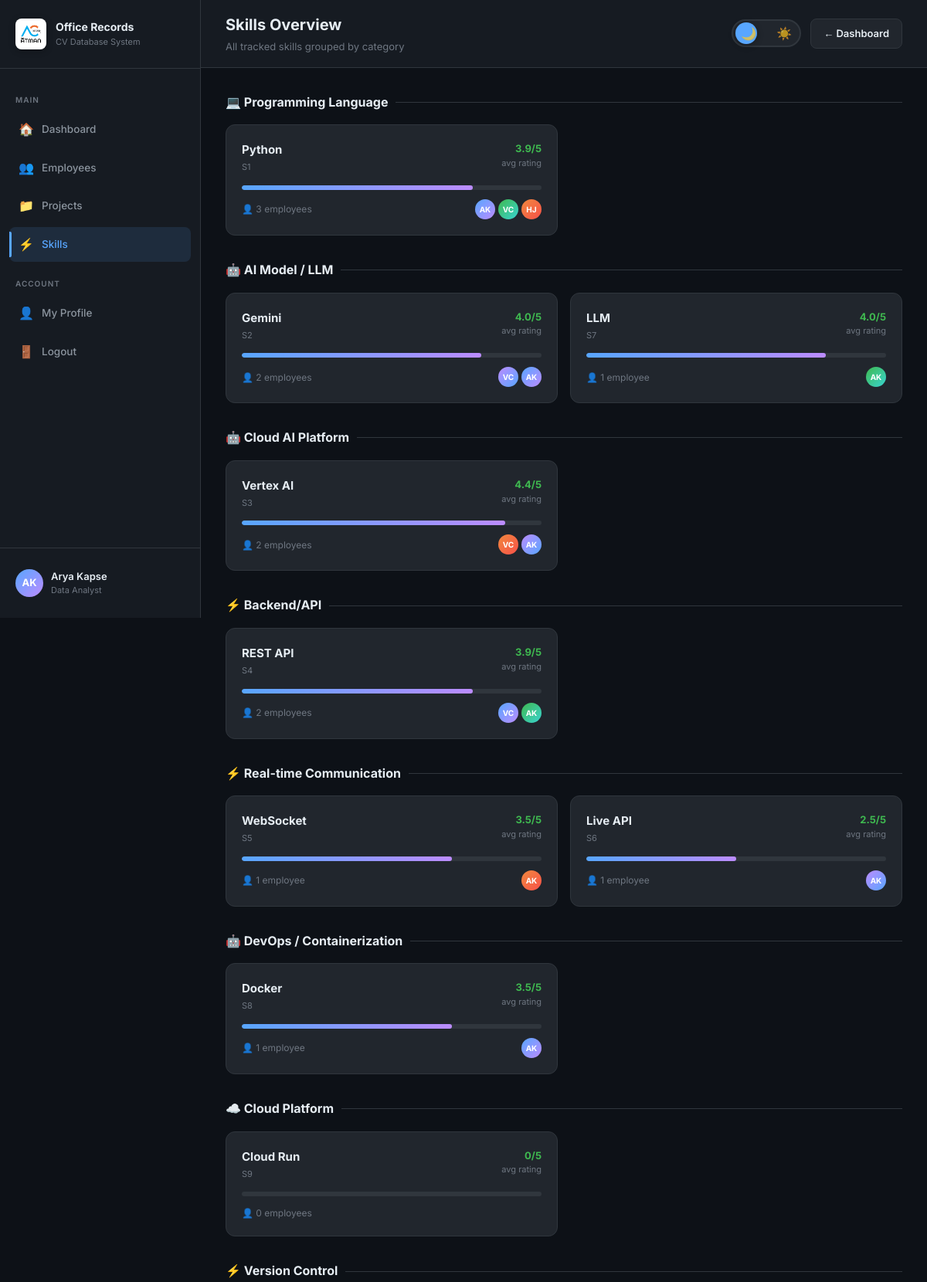
The page /skills/ (signed in, upper part) on the database its author committed.
### records/models.py (models this page shows, shortened)
class Employee(models.Model):
    ROLE_HR = 'HR'
    ROLE_MANAGER = 'Manager'
    ROLE_EMPLOYEE = 'Employee'
    ROLE_CHOICES = [
        ('HR', 'HR'),
        ('Manager', 'Manager'),
        ('Employee', 'Employee'),
    ]
    emp_id = models.IntegerField(primary_key=True)
    emp_name = models.CharField(max_length=200)
    IAM = models.CharField(max_length=20, choices=ROLE_CHOICES, default='Employee')
    password = models.CharField(max_length=100)
    email = models.EmailField(max_length=200, blank=True, null=True)
    profile_summary = models.TextField(blank=True, null=True)
    linkedin_url = models.CharField(max_length=300, blank=True, null=True)
    github_portfolio_url = models.CharField(max_length=300, blank=True, null=True)
    joining_date = models.CharField(max_length=50, blank=True, null=True)
    manager_id = models.IntegerField(blank=True, null=True)
    designation = models.CharField(max_length=200, blank=True, null=True)
    experience = models.CharField(max_length=50, blank=True, null=True)
    total_utilization = models.FloatField(default=0, blank=True, null=True)
    class Meta:
        db_table = 'employee'
    def get_initials(self):
        parts = self.emp_name.split()
        return ''.join(p[0].upper() for p in parts[:2])

class Skill(models.Model):
    skill_id = models.CharField(max_length=20, primary_key=True)
    skill_name = models.CharField(max_length=200)
    category = models.CharField(max_length=200, blank=True, null=True)
    class Meta:
        db_table = 'skill'

class EmployeeSkill(models.Model):
    employee = models.ForeignKey(Employee, on_delete=models.CASCADE, related_name='employee_skills', db_column='emp_id')
    skill = models.ForeignKey(Skill, on_delete=models.CASCADE, related_name='employee_skills', db_column='skill_id')
    aggregate_rating = models.FloatField(blank=True, null=True)
    class Meta:
        db_table = 'employee_skill'
        unique_together = ('employee', 'skill')

### records/views.py (the view)
    def wrapper(request, *args, **kwargs):
        if not request.session.get('emp_id'):
            return redirect('records:login')
        return view_func(request, *args, **kwargs)

### records/views.py (called while the page is built)
def login_required_custom(view_func):
    def wrapper(request, *args, **kwargs):
        if not request.session.get('emp_id'):
            return redirect('records:login')
        return view_func(request, *args, **kwargs)
    wrapper.__name__ = view_func.__name__
    return wrapper

@login_required_custom
def skills_view(request):
    skills = Skill.objects.all().prefetch_related('employee_skills__employee')
    categories = {}
    for skill in skills:
        cat = skill.category or 'Other'
        if cat not in categories:
            categories[cat] = []
        emp_count = skill.employee_skills.count()
        avg_rating = skill.employee_skills.aggregate(avg=Avg('aggregate_rating'))['avg'] or 0
        categories[cat].append({
            'skill': skill,
            'emp_count': emp_count,
            'avg_rating': round(avg_rating, 1),
            'avg_pct': int((avg_rating / 5) * 100),
        })
    current_emp = Employee.objects.filter(emp_id=request.session.get('emp_id')).first()
    context = {
        'categories': categories,
        'current_emp': current_emp,
    }
    return render(request, 'records/skills.html', context)

### templates/records/skills.html (shortened to what this page needs)
{% extends "records/base.html" %}
{% block page_title %}Skills Overview{% endblock %}
{% block page_sub %}All tracked skills grouped by category{% endblock %}
{% block topbar_actions %}
<a href="{% url 'records:dashboard' %}" class="btn btn-secondary">← Dashboard</a>
{% endblock %}
{% block content %}
{% for category, items in categories.items %}
<div class="mb-32">
  <div class="section-title">
    {% if 'programming' in category|lower %}💻
    {% elif 'ai' in category|lower or 'llm' in category|lower %}🤖
    {% elif 'cloud' in category|lower %}☁️
    {% elif 'framework' in category|lower %}⚙️
    {% elif 'database' in category|lower %}🗄️
    {% else %}⚡
    {% endif %}
    {{ category }}
  </div>
  <div style="display:grid;grid-template-columns:repeat(auto-fill,minmax(300px,1fr));gap:16px">
    {% for item in items %}
    <div class="card" style="padding:20px">
      <div style="display:flex;align-items:flex-start;justify-content:space-between;margin-bottom:14px">
        <div>
          <div style="font-size:15px;font-weight:700;color:var(--text-primary)">{{ item.skill.skill_name }}</div>
          <div style="font-size:11px;color:var(--text-muted);margin-top:2px">{{ item.skill.skill_id }}</div>
        </div>
        <div style="text-align:right">
          <div style="font-size:13px;color:var(--accent-green);font-weight:700">{{ item.avg_rating }}/5</div>
          <div style="font-size:11px;color:var(--text-muted)">avg rating</div>
        </div>
      </div>
      <div class="skill-bar-bg" style="margin-bottom:12px">
        <div class="skill-bar-fill" data-pct="{{ item.avg_pct }}"></div>
      </div>
      <div style="display:flex;align-items:center;justify-content:space-between">
        <span style="font-size:12px;color:var(--text-muted)">
          👤 {{ item.emp_count }} employee{{ item.emp_count|pluralize }}
        </span>
        <div style="display:flex;gap:4px">
          {% for es in item.skill.employee_skills.all|slice:":4" %}
          <a href="{% url 'records:employee_detail' es.employee.emp_id %}"
             title="{{ es.employee.emp_name }}">
            <div class="avatar" style="width:26px;height:26px;font-size:10px;background:linear-gradient(135deg,{% cycle '#58a6ff,#bc8cff' '#3fb950,#39d4d1' '#f0883e,#f85149' '#bc8cff,#58a6ff' %})">
              {{ es.employee.get_initials }}
            </div>
          </a>
          {% endfor %}
        </div>
      </div>
    </div>
    {% endfor %}
  </div>
</div>
{% empty %}
<div class="empty-state">
  <div class="empty-state-icon">⚡</div>
  <div class="empty-state-text">No skills found in the database.</div>
</div>
{% endfor %}
{% endblock %}

### templates/records/base.html (shortened to what this page needs)
{% load static %}
<!DOCTYPE html>
<html lang="en">
<head>
  <link rel="stylesheet" href="{% static 'css/style.css' %}?v={{ request.resolver_match.url_name }}{% now 'U' %}"/>
</head>
<body>
<div class="app-layout">
  <aside class="sidebar" id="sidebar">
    <div class="sidebar-brand">
      <div class="brand-icon" style="background:white;padding:4px">
        <img src="{% static 'images/AI_Symbol.png' %}" alt="Logo" style="width:100%;height:100%;object-fit:contain;display:block">
      </div>
      <div class="brand-text">
        <span class="brand-title">Office Records</span>
        <span class="brand-sub">CV Database System</span>
      </div>
    </div>
    <nav class="sidebar-nav">
      <span class="nav-section-label">Main</span>
      <a href="{% url 'records:dashboard' %}"
         class="nav-link {% if request.resolver_match.url_name == 'dashboard' %}active{% endif %}">
        <span class="nav-icon">🏠</span> Dashboard
      </a>
      <a href="{% url 'records:employee_list' %}"
         class="nav-link {% if 'employee' in request.resolver_match.url_name %}active{% endif %}">
        <span class="nav-icon">👥</span> Employees
      </a>
      <a href="{% url 'records:project_list' %}"
         class="nav-link {% if 'project' in request.resolver_match.url_name %}active{% endif %}">
        <span class="nav-icon">📁</span> Projects
      </a>
      <a href="{% url 'records:skills' %}"
         class="nav-link {% if request.resolver_match.url_name == 'skills' %}active{% endif %}">
        <span class="nav-icon">⚡</span> Skills
      </a>
      <span class="nav-section-label">Account</span>
      <a href="{% url 'records:my_profile' %}" class="nav-link">
        <span class="nav-icon">👤</span> My Profile
      </a>
      <a href="{% url 'records:logout' %}" class="nav-link">
        <span class="nav-icon">🚪</span> Logout
      </a>
    </nav>
    <div class="sidebar-footer">
      <a href="{% url 'records:my_profile' %}" class="user-card" style="text-decoration:none">
        <div class="user-avatar" id="sidebarAvatar" data-name="{{ request.session.emp_name|default:'' }}">
        </div>
        <div class="user-info">
          <div class="user-name">{{ request.session.emp_name }}</div>
          <div class="user-role">{{ request.session.designation|default:"Employee" }}</div>
        </div>
      </a>
    </div>
  </aside>
  <main class="main-content">
    <div class="topbar">
      <div style="display:flex; align-items:center; gap:16px;">
        <div>
          <div class="topbar-title">{% block page_title %}Dashboard{% endblock %}</div>
          <div class="topbar-sub">{% block page_sub %}{% endblock %}</div>
        </div>
      </div>
      <div class="topbar-actions">
        <div class="theme-switch" id="themeToggle" title="Toggle Light/Dark Mode">
          <span>🌙</span>
          <span>☀️</span>
          <div class="switch-knob"></div>
        </div>
        {% block topbar_actions %}{% endblock %}
      </div>
    </div>
    <div class="page-content animate-fade-in">
      {% block content %}{% endblock %}
    </div>
  </main>
</div>
</body>
</html>

### templates/records/base.html (style rules this page uses)
.theme-switch { position: relative; width: 90px; height: 36px; border: 2px solid var(--border); border-radius: 999px; background: var(--bg-card); display: flex; align-items: center; justify-content: space-between; padding: 0 10px; cursor: pointer; flex-shrink: 0; user-select: none; }
.theme-switch span { font-size: 16px; z-index: 2; user-select: none; opacity: 0.7; transition: opacity 0.3s ease, transform 0.3s ease; }
.theme-switch .switch-knob { position: absolute; top: 2px; left: 3px; width: 28px; height: 28px; background: var(--accent-blue, #58a6ff); border-radius: 50%; transition: transform 0.35s cubic-bezier(0.34, 1.56, 0.64, 1), background 0.35s ease; box-shadow: 0 2px 8px rgba(0,0,0,0.3); pointer-events: none; }

### rows shown on the page
Employee: session.emp_name "Arya Kapse", session.designation "Data Analyst"
Skill: categories "Programming Language", skill.skill_name "Python", skill.skill_id "S1", avg_rating "3.9", emp_count "3"
EmployeeSkill: employee.get_initials "AK"
EmployeeSkill: employee.get_initials "VC"
EmployeeSkill: employee.get_initials "HJ"
Skill: categories "AI Model / LLM", skill.skill_name "Gemini", skill.skill_id "S2", avg_rating "4.0", emp_count "2"
EmployeeSkill: employee.get_initials "VC"
EmployeeSkill: employee.get_initials "AK"
Skill: skill.skill_name "LLM", skill.skill_id "S7", avg_rating "4.0", emp_count "1"
EmployeeSkill: employee.get_initials "AK"
Skill: categories "Cloud AI Platform", skill.skill_name "Vertex AI", skill.skill_id "S3", avg_rating "4.4", emp_count "2"
EmployeeSkill: employee.get_initials "VC"
EmployeeSkill: employee.get_initials "AK"
Skill: categories "Backend/API", skill.skill_name "REST API", skill.skill_id "S4", avg_rating "3.9", emp_count "2"
EmployeeSkill: employee.get_initials "VC"
EmployeeSkill: employee.get_initials "AK"
Skill: categories "Real-time Communication", skill.skill_name "WebSocket", skill.skill_id "S5", avg_rating "3.5", emp_count "1"
EmployeeSkill: employee.get_initials "AK"
Skill: skill.skill_name "Live API", skill.skill_id "S6", avg_rating "2.5", emp_count "1"
EmployeeSkill: employee.get_initials "AK"
Skill: categories "DevOps / Containerization", skill.skill_name "Docker", skill.skill_id "S8", avg_rating "3.5", emp_count "1"
EmployeeSkill: employee.get_initials "AK"
Skill: categories "Cloud Platform", skill.skill_name "Cloud Run", skill.skill_id "S9", avg_rating "0", emp_count "0"
Skill: categories "Version Control"
